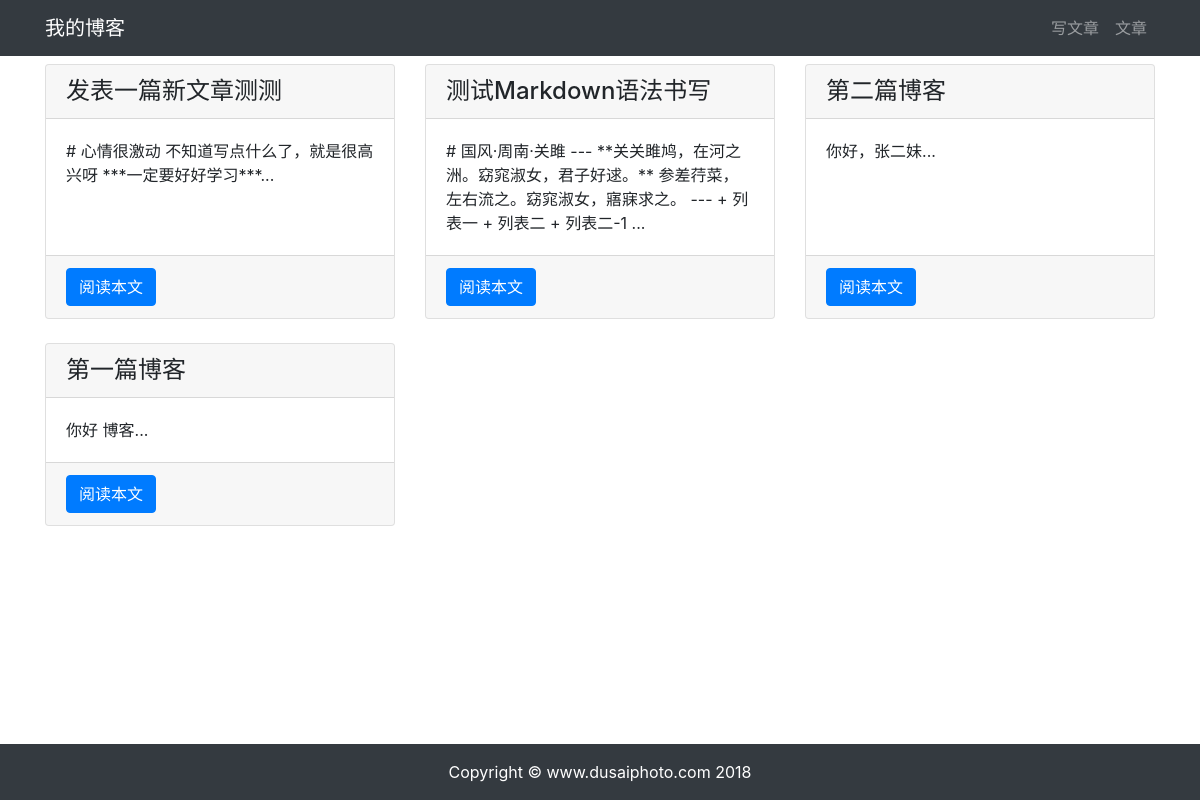
Page /article/article-list/ on the committed database.
### article/models.py (models this page shows, shortened)
class ArticlePost(models.Model):
    author = models.ForeignKey(User, on_delete=models.CASCADE)
    title = models.CharField(max_length=100)
    body = models.TextField()
    created = models.DateTimeField(default=timezone.now)
    update = models.DateTimeField(auto_now=True)
    class Meta:
        ordering = ('-created',)

### article/views.py (the view)
# urls.py: path('article-list/', views.article_list, name='article_list'),
def article_list(request):
    articles = ArticlePost.objects.all()
    context = {'articles': articles}
    return render(request, 'article/list.html', context)

### templates/article/list.html (shortened to what this page needs)
{% extends "base.html" %}
{% load staticfiles %}
{% block content %}
<div class="container">
    <div class="row mt-2">
        {% for article in articles %}
        <div class="col-4 mb-4">
            <div class="card h-100">
                <h4 class="card-header">{{ article.title }}</h4>
                <div class="card-body">
                    <p class="card-text">{{ article.body|slice:'100' }}...</p>
                </div>
                <div class="card-footer">
                    <a href="{% url 'article:article_detail' article.id %}" class="btn btn-primary">阅读本文</a>
                </div>
            </div>
        </div>
        {% endfor %}
    </div>
</div>
{% endblock content %}

### templates/base.html (shortened to what this page needs)
<!DOCTYPE html>
{% load staticfiles %}
<html lang="zh-cn">
<head>
    <link rel="stylesheet" href="{% static 'bootstrap/css/bootstrap.min.css' %}">
    <link rel="stylesheet" href="{% static 'md_css/monokai.css' %}">
</head>
<body>
    {% include 'header.html' %}
    {% block content %}{% endblock content %}
    {% include 'footer.html' %}
</body>
</html>

### templates/header.html
 <nav class="navbar navbar-expand-lg navbar-dark bg-dark">
     <div class="container">
         <a class="navbar-brand" href="#">我的博客</a>
         <div>
             <ul class="navbar-nav">
                 <li class="nav-item">
                    <a class="nav-link" href="{% url 'article:article_create' %}">写文章</a>
                 </li>
                 <li class="nav-item">
                     <a class="nav-link" href="{% url 'article:article_list' %}">文章</a>
                 </li>
             </ul>
         </div>
     </div>
 </nav>

### templates/footer.html
{% load staticfiles %}
<div>
    <br><br><br>
</div>
<footer class="py-3 bg-dark fixed-bottom">
    <div class="container">
        <p class="m-0 text-center text-white">Copyright &copy; www.dusaiphoto.com 2018</p>
    </div>
</footer>

### rows in the picture
ArticlePost: title "发表一篇新文章测测", body "# 心情很激动 不知道写点什么了，就是很高兴呀 ***一定要好好学习***"
ArticlePost: title "测试Markdown语法书写", body "# 国风·周南·关雎 --- **关关雎鸠，在河之洲。窈窕淑女，君子好逑。** 参差荇菜，左右流之。窈窕淑女，寤寐求之。 --- + 列表一 + 列表二 + 列表二-1"
ArticlePost: title "第二篇博客", body "你好，张二妹"
ArticlePost: title "第一篇博客", body "你好 博客"
